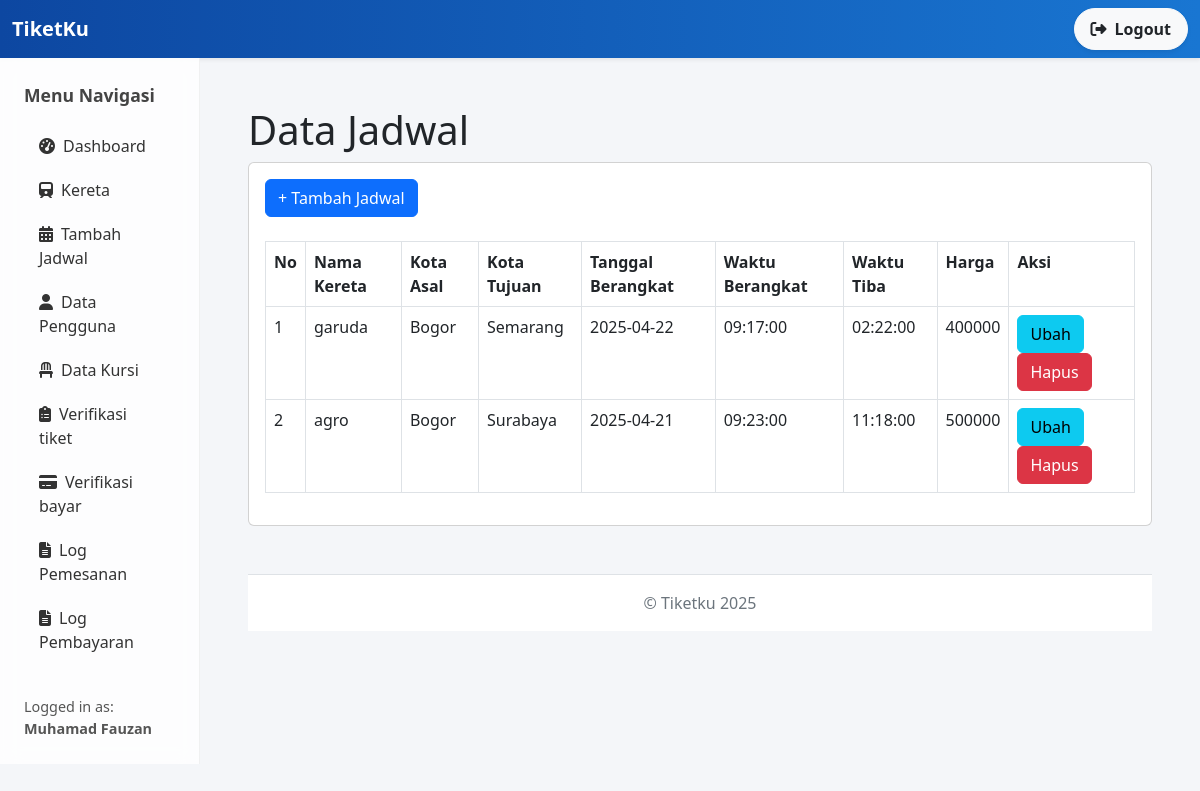
The page /index.php?page=jadwal (signed in) on the database its author committed.
### tables this page shows
CREATE TABLE `jadwal` (
  `id_jadwal` int NOT NULL,
  `id_kereta` int NOT NULL,
  `asal` varchar(100) NOT NULL,
  `tujuan` varchar(100) NOT NULL,
  `tgl_berangkat` date NOT NULL,
  `waktu_berangkat` time NOT NULL,
  `waktu_tiba` time NOT NULL,
  `harga` int NOT NULL
);

CREATE TABLE `kereta` (
  `id_kereta` int NOT NULL,
  `nama_kereta` varchar(255) NOT NULL,
  `jenis` enum('ekonomi','bisnis','vip') NOT NULL,
  `kapasitas` int NOT NULL
);

### jadwal.php (the view)
<h1 class="mt-4">Data Jadwal</h1>
<div class="card">
    <div class="card-body">
<div class="row">
    <div class="col-md-12">
        <a href="?page=jadwal_tambah" class="btn btn-primary">+ Tambah Jadwal</a><br><br>
        <table class="table table-bordered" id="dataTable" width="100%" cellspacing="0">
            <tr>
                <th>No</th>
                <th>Nama Kereta</th>
                <th>Kota Asal</th>
                <th>Kota Tujuan</th>
                <th>Tanggal Berangkat</th>
                <th>Waktu Berangkat</th>
                <th>Waktu Tiba</th>
                <th>Harga</th>
                <th>Aksi</th>
            </tr>
            <?php
            $i = 1;
                $query = mysqli_query($koneksi, "SELECT * FROM jadwal LEFT JOIN kereta on jadwal.id_kereta = kereta.id_kereta");
                while($data = mysqli_fetch_array($query)){
                    ?>
                    <tr>
                        <td><?php echo $i++; ?></td>
                        <td><?php echo $data['nama_kereta']; ?></td>
                        <td><?php echo $data['asal']; ?></td>
                        <td><?php echo $data['tujuan']; ?></td>
                        <td><?php echo $data['tgl_berangkat']; ?></td>
                        <td><?php echo $data['waktu_berangkat']; ?></td>
                        <td><?php echo $data['waktu_tiba']; ?></td>
                        <td><?php echo $data['harga']; ?></td>
                        <td>
                            <a href="?page=jadwal_ubah&&id=<?php echo $data['id_jadwal']; ?>" class="btn btn-info">Ubah</a>
                            <a onclick="return confirm('Apakah anda yakin menghapus data ini?')" href="?page=jadwal_hapus&&id=<?php echo $data['id_jadwal']; ?>" class="btn btn-danger">Hapus</a>
                        </td>
                    </tr>
            <?php
                }
            ?>
        </table>
    </div>
</div>
    </div>
</div>

### index.php (style rules this page uses)
body { background-color: #f4f6f9; font-family: 'Segoe UI', sans-serif; }

### rows shown on the page
jadwal: id_kereta.nama_kereta "garuda", asal "Bogor", tujuan "Semarang", tgl_berangkat "2025-04-22", waktu_berangkat "09:17:00", waktu_tiba "02:22:00", harga "400000"
jadwal: id_kereta.nama_kereta "agro", asal "Bogor", tujuan "Surabaya", tgl_berangkat "2025-04-21", waktu_berangkat "09:23:00", waktu_tiba "11:18:00", harga "500000"

### other values the page prints
$_SESSION['user']['nama'] "Muhamad Fauzan"
